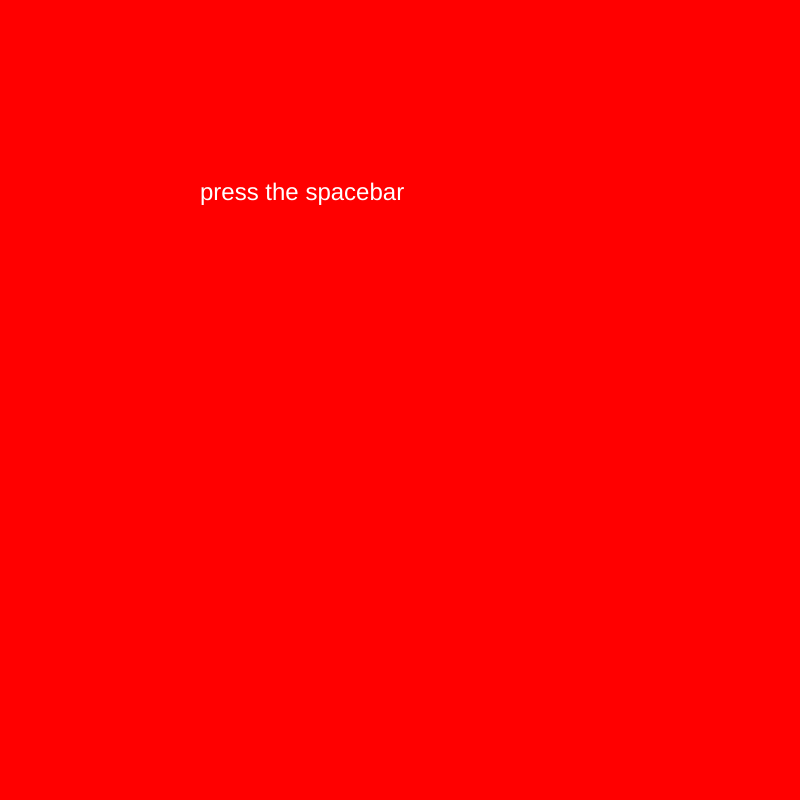
Frame 1 (no input)
Frame 60 (no input): identical to frame 1, image omitted
Frame 120 (the mouse pressed at the canvas centre since frame 60): identical to frame 1, image omitted

The p5.js sketch that drew this single still picture (run headless with seeded random() and noise() and a simulated clock; from frame 60 on, the mouse is pressed at the canvas centre):

// p5.js sketch
// ── sketch.js
var myColor;

function setup() {
  createCanvas(800, 800);
  textSize(24);
  myColor = color(255, 0, 0);
}

function draw() {
  background(myColor);
  
  fill(255);
  text("press the spacebar", 200, 200);
}

function keyPressed() {
  if (key == ' '){
    myColor = color(random(255), random(255), random(255));
  }
}
